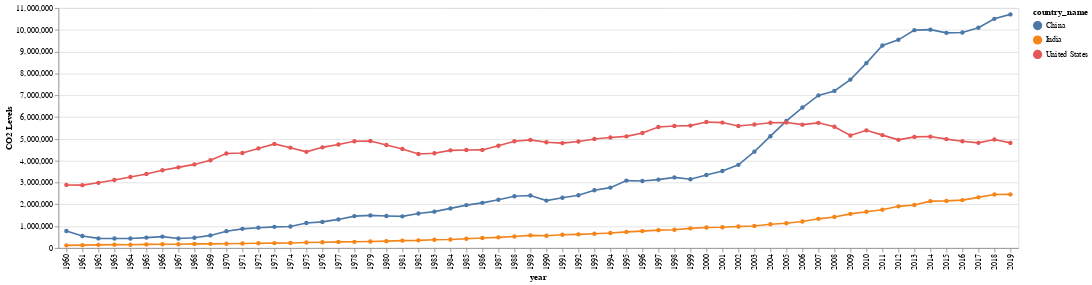

Notebook code for this chart:
### Code cell
alt.Chart(tres).mark_line(point=True).encode(
    x='year:N',
    y=alt.Y('value', title = 'CO2 Levels'),
    color='country_name',
    tooltip = ['year', 'country_name', 'value']
)

### Figure 1 — Vega-Lite specification as saved in the notebook (floating-point values rounded to 4 significant figures; data arrays with more than 128 entries replaced by an {"elided": "..."} marker saying what was removed)
{"config": {"view": {"continuousWidth": 300, "continuousHeight": 300}}, "data": {"name": "data-2467af95791fb1c50d6b584963a21fda"}, "mark": {"type": "line", "point": true}, "encoding": {"color": {"field": "country_name", "type": "nominal"}, "tooltip": [{"field": "year", "type": "quantitative"}, {"field": "country_name", "type": "nominal"}, {"field": "value", "type": "quantitative"}], "x": {"field": "year", "type": "nominal"}, "y": {"field": "value", "title": "CO2 Levels", "type": "quantitative"}}, "$schema": "https://vega.github.io/schema/vega-lite/v5.8.0.json", "datasets": {"data-2467af95791fb1c50d6b584963a21fda": {"elided": "180 records"}}}
